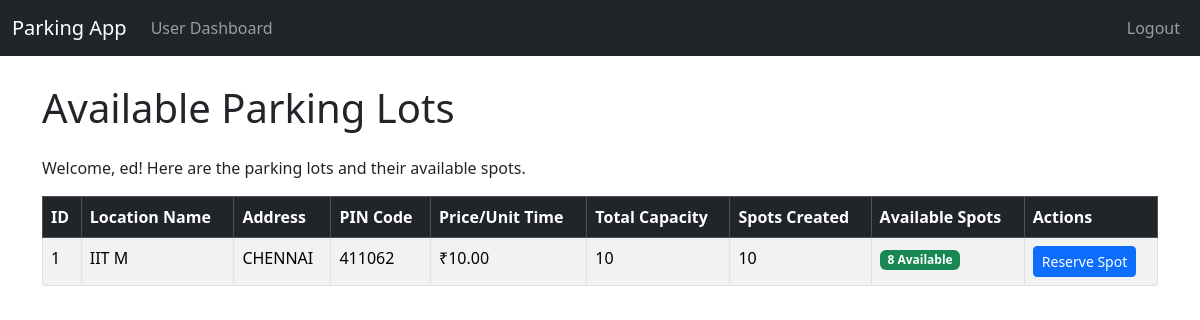
Page /user/parking_lots (signed in) on the committed database.
### project_app/models.py (models this page shows, shortened)
class User(db.Model, UserMixin):
    id = db.Column(db.Integer, primary_key=True)
    email_id = db.Column(db.String(120), nullable=False, unique=True)
    password_hash = db.Column(db.String(255), nullable=False)
    fullname = db.Column(db.String(120))
    address = db.Column(db.String(200))
    pin_code = db.Column(db.String(10))
    reservations = db.relationship('Reservation', backref='reserving_user',cascade='all, delete-orphan',lazy=True)
    user_occupied_spot = db.relationship('ParkingSpot', backref='occupied_by_user', uselist=False, foreign_keys='ParkingSpot.user_id',lazy=True)

class ParkingLot(db.Model):
    id = db.Column(db.Integer,primary_key=True)
    prime_location_name = db.Column(db.String(120),nullable=False,unique=True)
    price_per_unit_time = db.Column(db.Float,nullable=False)
    address = db.Column(db.String(200),nullable=False)
    pin_code = db.Column(db.String(10),nullable=False)
    maximum_number_of_spots = db.Column(db.Integer,nullable=False)
    spots = db.relationship('ParkingSpot',backref = 'parking_lot', lazy = True, cascade = 'all, delete-orphan')

### project_app/routes.py (the view)
@main.route('/user/parking_lots')
@login_required
def user_view_parking_lots():
    if isinstance(current_user,Admin):
        flash('Admin cannot access user dashboard directly.','danger')
        return redirect(url_for('main.admin_dashboard'))
    parking_lots = ParkingLot.query.all()
    parking_lot_data = []
    for lot in parking_lots:
        available_spots_count = ParkingSpot.query.filter_by(lot_id=lot.id, status='available').count()
        total_spots_created = len(lot.spots)
        parking_lot_data.append({
            'lot_id': lot.id,
            'prime_location_name': lot.prime_location_name,
            'address': lot.address,
            'pin_code': lot.pin_code,
            'price_per_unit_time': lot.price_per_unit_time,
            'total_capacity': lot.maximum_number_of_spots,
            'total_spots_created': total_spots_created,
            'available_spots': available_spots_count
        })
    return render_template('user_view_parking_lots.html', parking_lot_data=parking_lot_data)

### project_app/templates/user_view_parking_lots.html (shortened to what this page needs)
{% extends "base.html" %}
{% block content %}
    <h1 class="mb-4">Available Parking Lots</h1>
    <p>Welcome, {{current_user.fullname}}! Here are the parking lots and their available spots.</p>
    {% if parking_lot_data %}
        <div class="table-responsive">
            <table class="table table-striped table-bordered">
                <thead class="table-dark">
                    <tr>
                        <th>ID</th>
                        <th>Location Name</th>
                        <th>Address</th>
                        <th>PIN Code</th>
                        <th>Price/Unit Time</th>
                        <th>Total Capacity</th>
                        <th>Spots Created</th>
                        <th>Available Spots</th>
                        <th>Actions</th>
                    </tr>
                </thead>
                <tbody>
                    {% for lot in parking_lot_data %}
                        <tr>
                            <td>{{lot['lot_id']}}</td>
                            <td>{{lot['prime_location_name']}}</td>
                            <td>{{lot['address']}}</td>
                            <td>{{lot['pin_code']}}</td>
                            <td>₹{{"%.2f"|format(lot['price_per_unit_time']) }}</td>
                            <td>{{lot['total_capacity']}}</td>
                            <td>{{lot['total_spots_created']}}</td>
                            <td>
                                {% if lot['available_spots'] > 0 %}
                                    <span class="badge bg-success">{{lot['available_spots']}} Available</span>
                                {% else %}
                                    <span class="badge bg-danger">Full</span>
                                {% endif %}
                            </td>
                            <td>
                                {% if lot['available_spots'] > 0 %}
                                    <form action="{{ url_for('main.reserve_spot', lot_id=lot['lot_id']) }}" method="POST" style="display:inline;"  >
                                        <button type="submit" class="btn btn-sm btn-primary" >Reserve Spot </button>
                                    </form>
                                {% else %}
                                    <button class="btn btn-sm btn-secondary" disabled>No Spots</button>
                                {% endif %}
                            </td>
                        </tr>
                    {% endfor %}
                </tbody>
            </table>
        </div>
    {% else %}
        <p>No parking lots are currently available.</p>
    {% endif %}
{% endblock %}

### project_app/templates/base.html (style rules this page uses)
body { padding-top:60px; }

### rows in the picture
User: fullname "ed"
ParkingLot: lot_id "1", prime_location_name "IIT M", address "CHENNAI", pin_code "411062", price_per_unit_time "10.00", total_capacity "10", total_spots_created "10", available_spots "8"
